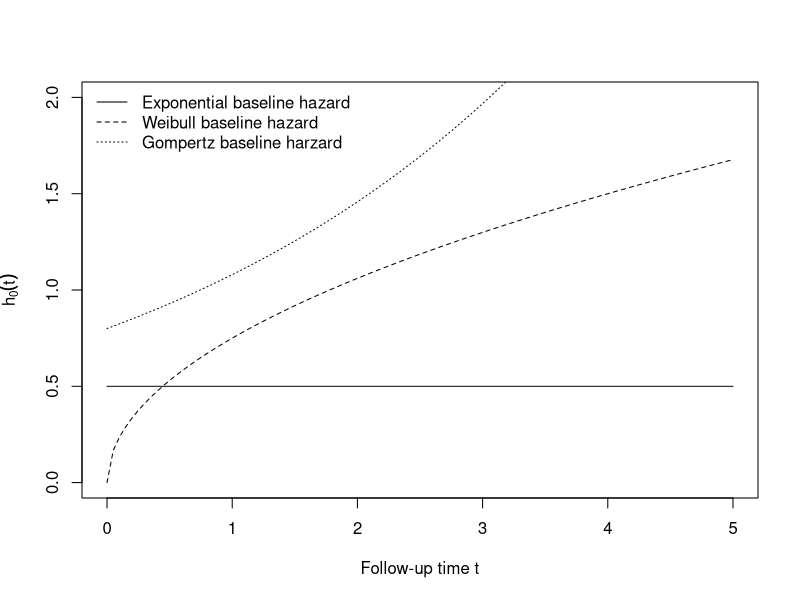
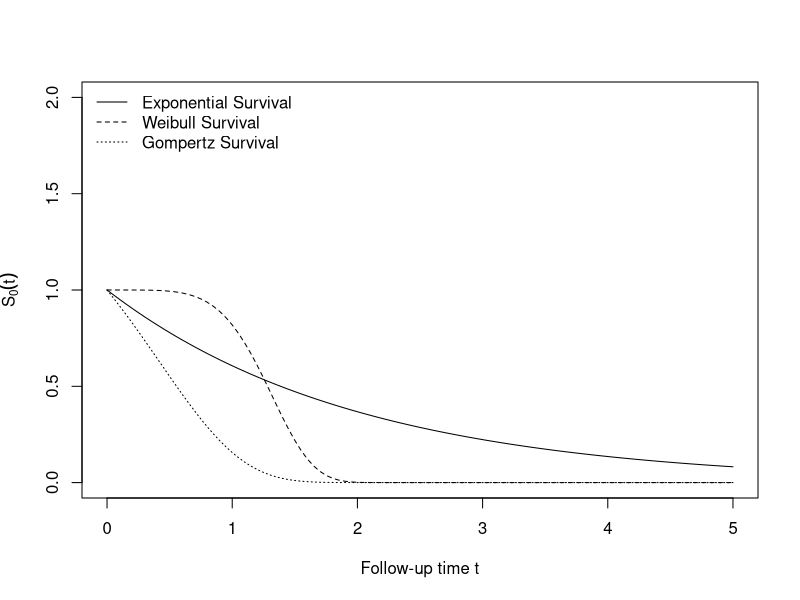
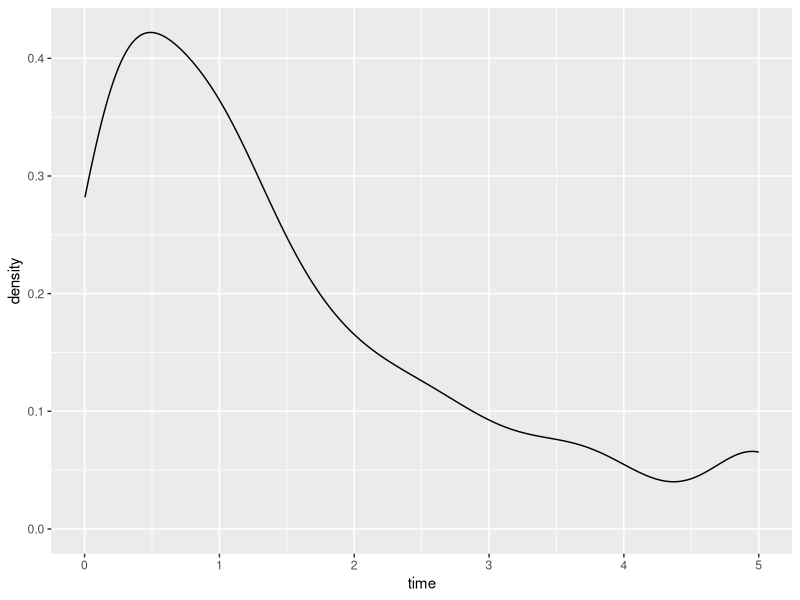
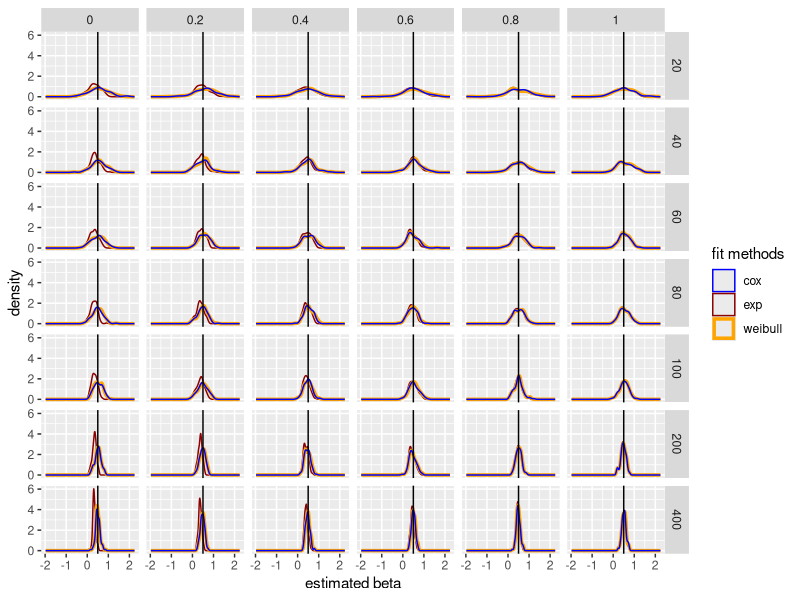
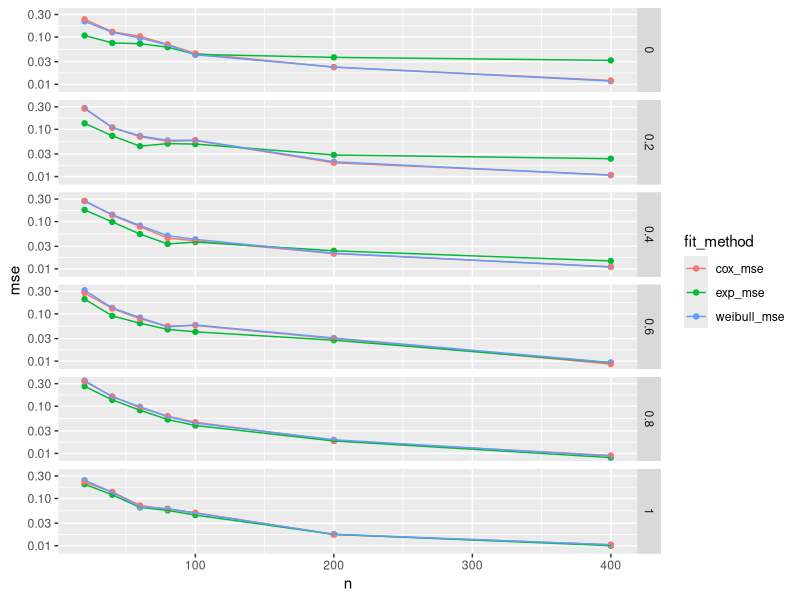
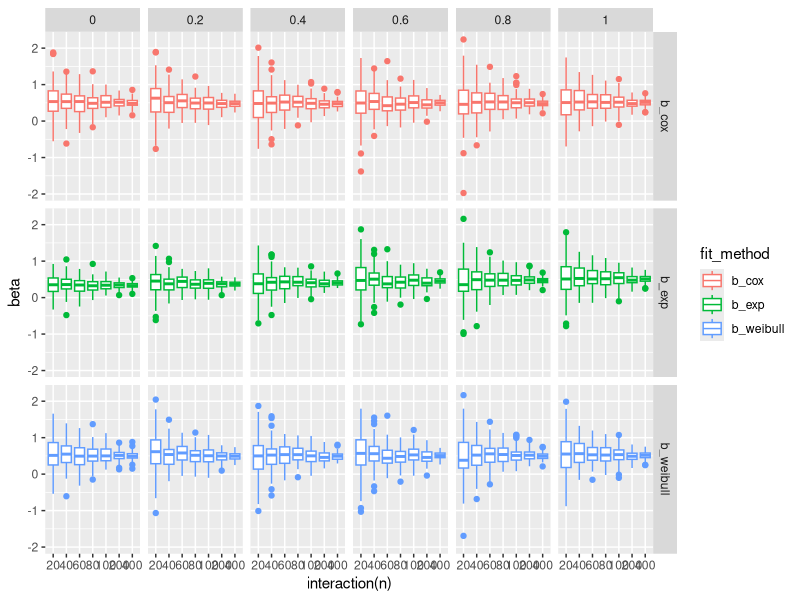

Recreate these plots in R, in order.
## ---- chunk 1
library(tidyverse)
library(caret)
library(survival)
## ---- chunk 2
exp_haz <- function(t, lambda = 0.5) lambda * 1 * t^0
weibull_haz <- function(t, lambda = 0.5, gamma = 1.5) lambda * gamma * t^(gamma - 1)
gompertz_haz <- function(t, alpha = 0.3, lambda = 0.8) lambda * exp(alpha* t)
curve(exp_haz, from = 0, to = 5, lty = 1, ylim = c(0, 2), ylab = expression(h[0](t)), xlab = "Follow-up time t")
curve(weibull_haz, from = 0, to = 5, lty = 2, add = TRUE)
curve(gompertz_haz, from = 0, to = 5, lty = 3, add = TRUE )
legend(x = "topleft", lty = 1:3, legend = c("Exponential baseline hazard", "Weibull baseline hazard","Gompertz baseline harzard"), bty = "n")
## ---- chunk 3
exp_surv <- function(t, lambda = 0.5) exp((-lambda)*t)
weibull_surv <- function(t, lambda = 0.2, gamma = 5) exp((-lambda)*t^gamma)
gompertz_surv <- function(t, alpha = 1.5, lambda = 0.8) exp(lambda/alpha*(1-exp(alpha*t)))
curve(exp_surv, from = 0, to = 5, lty = 1, ylim = c(0, 2), ylab = expression(S[0](t)), xlab = "Follow-up time t")
curve(weibull_surv, from = 0, to = 5, lty = 2, add = TRUE)
curve(gompertz_surv, from = 0, to = 5, lty = 3, add = TRUE )
legend(x = "topleft", lty = 1:3, legend = c("Exponential Survival", "Weibull Survival", "Gompertz Survival"), bty = "n") 
## ---- chunk 4
cox = function(u, x, lambda, alpha, beta){
    time = (1/alpha) * log(1 - (alpha * log(u) / (lambda * exp(beta * x))))
  }
## ---- chunk 5
simdat = function(n, p, lambda = 0.5, gamma = 1.5, eff = list()) {
  # randomly assign group
  x1 = rbinom(n, 1, 0.5)
  
  u = runif(n)
  useExp = runif(n) < p 
  # generating mixed data
  t =  useExp * (-log(u) / (lambda * exp(eff$b1 * x1))) + (1 - useExp) * (-log(u) / (lambda * exp(eff$b1 * x1)))^(1 / gamma)
  
  # two features
  # x2 = rbinom(n, 1, 0.5)
  # t =  useExp * (-log(u) / (lambda * exp(eff$b1 * x1))) + (1 - useExp) * (-log(u) / (lambda * exp(eff$b2 * x2)))^(1 / gamma)
  
  t[t < 1/365] = 1/365
  t[t == 1 / 365] = t[t == 1 / 365] + rnorm(length(t[t == 1 / 365]), 0, 1e-4)
  t = abs(t)
  
  e = as.numeric(t < 5)
  t = pmin(t, 5)
  
  name = paste("n =", n, ", p =", p, ", eff =", eff[[1]])
  
  return(tibble(name = name, time = t, event = e, x1 = x1))
  # two features
  # return(tibble(name = name, time = t, event = e, x1 = x1, x2 = x2))
}
## ---- chunk 6
simdat2 = function(n, p, lambda = 0.5, gamma = 1.5, eff = list()) {
  # randomly assign group
  x1 = rbinom(n, 1, 0.5)
  
  u = runif(n)
  useExp = runif(n) < p 
  # generating mixed data
  t =  useExp * (-log(u) / (lambda * exp(eff$b1 * x1))) + (1 - useExp) * (1/alpha) * log(1-(alpha*log(u) / (lambda * exp(eff$b1 * x1))))
  
  # two features
  # x2 = rbinom(n, 1, 0.5)
  # t =  useExp * (-log(u) / (lambda * exp(eff$b1 * x1))) + (1 - useExp) * (-log(u) / (lambda * exp(eff$b2 * x2)))^(1 / gamma)
  
  t[t < 1/365] = 1/365
  t[t == 1 / 365] = t[t == 1 / 365] + rnorm(length(t[t == 1 / 365]), 0, 1e-4)
  t = abs(t)
  
  e = as.numeric(t < 5)
  t = pmin(t, 5)
  
  name = paste("n =", n, ", p =", p, ", eff =", eff[[1]])
  
  return(tibble(name = name, time = t, event = e, x1 = x1))
  # two features
  # return(tibble(name = name, time = t, event = e, x1 = x1, x2 = x2))
}
## ---- chunk 7
data = simdat(500, 1, eff = list(b1 = 0.5))

data %>% 
  ggplot() +
  geom_density(aes(x = time))
## ---- chunk 8
fit_exp = function(df) {
  fit.exponential = survreg(Surv(time, event) ~ x1, dist = "exponential", data = df)
  return(as.numeric(-fit.exponential$coefficients[-1]))
}

fit_weibull = function(df) {
  fit.weibull <- survreg(Surv(time, event) ~ x1, dist = "weibull", data = df)
  return(as.numeric(-fit.weibull$coefficients[-1] / fit.weibull$scale))
}

fit_cox = function(df) {
  fit.cox <- coxph(Surv(time, event) ~ x1, data = df)
  return(as.numeric(fit.cox$coefficients))
}
## ---- chunk 9
param_grid = expand.grid(p = seq(0, 1, by = 0.2), n = c(20, 40, 60, 80, 100, 200, 400), rep = 1:100)

sim_dat = param_grid %>% 
  mutate(
    data = map2(n, p, ~simdat(n = .x, p = .y, eff = list(b1 = 0.5)))
  ) %>% 
  mutate(
    b_exp = map_dbl(data, fit_exp),
    b_weibull = map_dbl(data, fit_weibull),
    b_cox = map_dbl(data, fit_cox)
  )

sim_dat %>% 
  ggplot() +
  geom_density(aes(x = b_exp, color = "darkred"), alpha = 0.6) +
  geom_density(aes(x = b_weibull, color = "orange" ), size = 1.2) +
  geom_density(aes(x = b_cox, color = "blue"), alpha = 0.3) +
  geom_vline(xintercept = 0.5) +
  facet_grid(n~p) +
  xlab("estimated beta") +
  scale_colour_manual(name = 'fit methods', 
        values =c('blue'='blue','darkred'='darkred', 'orange' = 'orange'), labels = c('cox','exp', 'weibull'))
## ---- chunk 10
bias = sim_dat %>% 
  select(-data, -rep) %>% 
  mutate(
    b_exp = abs(b_exp - 0.5), 
    b_weibull = abs(b_weibull - 0.5),
    b_cox = abs(b_cox - 0.5)
  )%>% 
  group_by(n, p) %>% 
  summarize(
    exp_bias = mean(b_exp),
    weibull_bias = mean(b_weibull),
    cox_bias = mean(b_cox)
  ) %>% 
  pivot_longer("exp_bias":"cox_bias", names_to = "fit_method", values_to = "bias") %>% 
  mutate(fit_method = as.factor(fit_method))

var = sim_dat %>% 
  select(-data, -rep) %>% 
  group_by(n, p) %>% 
  summarize(
    exp_bias = var(b_exp),
    weibull_bias = var(b_weibull),
    cox_bias = var(b_cox)
  ) %>% 
  pivot_longer("exp_bias":"cox_bias", names_to = "fit_method", values_to = "bias") %>% 
  mutate(fit_method = as.factor(fit_method))


mse = sim_dat %>% 
  select(-data, -rep) %>%
  mutate(
    b_exp = (b_exp - 0.5)^2,
    b_weibull = (b_weibull - 0.5)^2,
    b_cox = (b_cox - 0.5)^2
  ) %>% 
  group_by(n, p) %>% 
  summarize(
    exp_mse = mean(b_exp),
    weibull_mse = mean(b_weibull),
    cox_mse = mean(b_cox)
  ) %>% 
  pivot_longer("exp_mse":"cox_mse", names_to = "fit_method", values_to = "mse") %>% 
  mutate(fit_method = as.factor(fit_method)) 
  
  
ggplot(mse, aes(x = n, y = mse, color = fit_method)) +
  geom_point() +
  geom_line() +
  scale_y_log10() +
  facet_grid("p")
## ---- chunk 11
sim_dat %>% 
  select(-data, -rep) %>% 
  pivot_longer("b_exp":"b_cox", names_to = "fit_method", values_to = "beta") %>% 
  ggplot(aes(x = interaction(n), y = beta, color = fit_method)) +
  geom_boxplot() +
  facet_grid(fit_method~ p)
